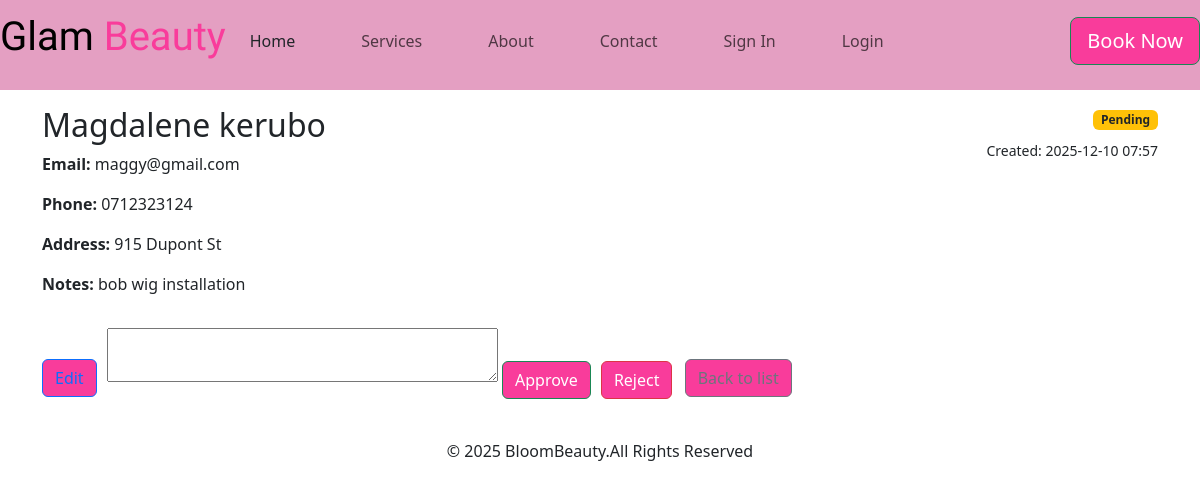
/2/ (signed in), run on the app's committed database.
### cosmetics/models.py (models this page shows, shortened)
class Client(models.Model):
    STATUS_PENDING = 'pending'
    STATUS_APPROVED = 'approved'
    STATUS_REJECTED = 'rejected'
    STATUS_CHOICES = [
        (STATUS_PENDING, 'Pending'),
        (STATUS_APPROVED, 'Approved'),
        (STATUS_REJECTED, 'Rejected'),
    ]
    first_name = models.CharField(max_length=120, null=True, blank=True)
    last_name = models.CharField(max_length=120, blank=True)
    email = models.EmailField(unique=True)
    phone = models.CharField(max_length=30, blank=True)
    address = models.TextField(blank=True)
    dob = models.DateField(null=True, blank=True)
    notes = models.TextField(blank=True)
    avatar = models.ImageField(upload_to='client_avatars/', null=True, blank=True)
    is_active = models.BooleanField(default=True)
    status = models.CharField(max_length=20, choices=STATUS_CHOICES, default=STATUS_PENDING)
    reviewed_by = models.ForeignKey(
        settings.AUTH_USER_MODEL, null=True, blank=True, on_delete=models.SET_NULL, related_name='reviewed_clients'
    )
    reviewed_at = models.DateTimeField(null=True, blank=True)
    review_notes = models.TextField(blank=True)
    created_at = models.DateTimeField(auto_now_add=True)
    updated_at = models.DateTimeField(auto_now=True)
    class Meta:
        ordering = ['last_name', 'first_name']

### cosmetics/views.py (the view)
# urls.py: path('<int:pk>/', views.ClientDetailView.as_view(), name='detail'),
class ClientDetailView(LoginRequiredMixin, DetailView):
    model = Client
    template_name = "clientdetails.html"
    context_object_name = "client"
    def get_context_data(self, **kwargs):
        context = super().get_context_data(**kwargs)
        context["review_form"] = ReviewForm()
        return context

### cosmetics/forms.py
class ReviewForm(forms.Form):
    review_notes = forms.CharField(required=False, widget=forms.Textarea(attrs={'rows':2}), label="Notes (optional)")

### cosmetics/templates/clientdetails.html (shortened to what this page needs)
{% extends "base.html" %}
{% load static %}
{% block content %}
<section class="p-3">
  <div class="container">
    <div class="d-flex justify-content-between align-items-start">
      <div>
        <h2>{{ client.first_name }} {{ client.last_name }}</h2>
        <p><strong>Email:</strong> {{ client.email }}</p>
        <p><strong>Phone:</strong> {{ client.phone }}</p>
        <p><strong>Address:</strong> {{ client.address }}</p>
        <p><strong>Notes:</strong> {{ client.notes }}</p>
      </div>
      <div class="text-end">
        {% if client.status == client.STATUS_PENDING %}
          <span class="badge bg-warning text-dark">Pending</span>
        {% elif client.status == client.STATUS_APPROVED %}
          <span class="badge bg-success">Approved</span>
        {% else %}
          <span class="badge bg-danger">Rejected</span>
        {% endif %}
        <p class="mt-2"><small>Created: {{ client.created_at|date:"Y-m-d H:i" }}</small></p>
      </div>
    </div>
    <div class="mt-3">
      <a class="btn btn-outline-primary" href="{% url 'edit' client.pk %}">Edit</a>
      <form method="post" action="{% url 'approve' client.pk %}" style="display:inline-block; margin-left:6px;">
        {{ review_form.review_notes }}
        <button type="submit" class="btn btn-success mt-1" {% if client.status == client.STATUS_APPROVED %}disabled{% endif %}>Approve</button>
      </form>
      <form method="post" action="{% url 'reject' client.pk %}" style="display:inline-block; margin-left:6px;">
        <button type="submit" class="btn btn-danger mt-1" {% if client.status == client.STATUS_REJECTED %}disabled{% endif %}>Reject</button>
      </form>
      <a class="btn btn-outline-secondary ms-2" href="{% url 'list' %}">Back to list</a>
    </div>
  </div>
</section>
{% endblock %}

### cosmetics/static/style.css (style rules this page uses)
:root { --bs-secondary: #ff6347; --bs-secondary-bg-rgb: 255, 99, 71; }
.btn { background-color: #f93c9b; ; }

### data on the page
Client: first_name "Magdalene", last_name "kerubo", email "maggy@gmail.com", phone "0712323124", address "915 Dupont St", notes "bob wig installation", created_at "2025-12-10 07:57"
